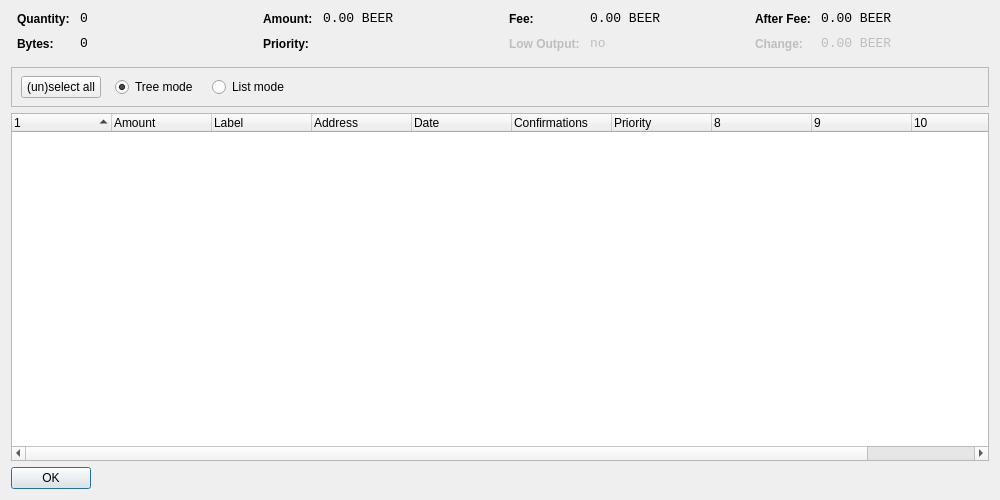
<?xml version="1.0" encoding="UTF-8"?>
<ui version="4.0">
 <class>CoinControlDialog</class>
 <widget class="QDialog" name="CoinControlDialog">
  <property name="geometry">
   <rect>
    <x>0</x>
    <y>0</y>
    <width>1000</width>
    <height>500</height>
   </rect>
  </property>
  <property name="windowTitle">
   <string>Coin Control</string>
  </property>
  <layout class="QVBoxLayout" name="verticalLayout">
   <item>
    <layout class="QHBoxLayout" name="horizontalLayoutTop" stretch="0,0,0,0">
     <property name="topMargin">
      <number>0</number>
     </property>
     <property name="bottomMargin">
      <number>10</number>
     </property>
     <item>
      <layout class="QFormLayout" name="formLayoutCoinControl1">
       <property name="horizontalSpacing">
        <number>10</number>
       </property>
       <property name="verticalSpacing">
        <number>10</number>
       </property>
       <property name="leftMargin">
        <number>6</number>
       </property>
       <property name="rightMargin">
        <number>6</number>
       </property>
       <item row="0" column="0">
        <widget class="QLabel" name="labelCoinControlQuantityText">
         <property name="styleSheet">
          <string notr="true">font-weight:bold;</string>
         </property>
         <property name="text">
          <string>Quantity:</string>
         </property>
        </widget>
       </item>
       <item row="0" column="1">
        <widget class="QLabel" name="labelCoinControlQuantity">
         <property name="font">
          <font>
           <family>Monospace</family>
           <pointsize>10</pointsize>
          </font>
         </property>
         <property name="cursor">
          <cursorShape>IBeamCursor</cursorShape>
         </property>
         <property name="contextMenuPolicy">
          <enum>Qt::ActionsContextMenu</enum>
         </property>
         <property name="text">
          <string notr="true">0</string>
         </property>
         <property name="textInteractionFlags">
          <set>Qt::LinksAccessibleByMouse|Qt::TextSelectableByKeyboard|Qt::TextSelectableByMouse</set>
         </property>
        </widget>
       </item>
       <item row="1" column="0">
        <widget class="QLabel" name="labelCoinControlBytesText">
         <property name="styleSheet">
          <string notr="true">font-weight:bold;</string>
         </property>
         <property name="text">
          <string>Bytes:</string>
         </property>
        </widget>
       </item>
       <item row="1" column="1">
        <widget class="QLabel" name="labelCoinControlBytes">
         <property name="font">
          <font>
           <family>Monospace</family>
           <pointsize>10</pointsize>
          </font>
         </property>
         <property name="cursor">
          <cursorShape>IBeamCursor</cursorShape>
         </property>
         <property name="contextMenuPolicy">
          <enum>Qt::ActionsContextMenu</enum>
         </property>
         <property name="text">
          <string notr="true">0</string>
         </property>
         <property name="textInteractionFlags">
          <set>Qt::LinksAccessibleByMouse|Qt::TextSelectableByKeyboard|Qt::TextSelectableByMouse</set>
         </property>
        </widget>
       </item>
      </layout>
     </item>
     <item>
      <layout class="QFormLayout" name="formLayoutCoinControl2">
       <property name="horizontalSpacing">
        <number>10</number>
       </property>
       <property name="verticalSpacing">
        <number>10</number>
       </property>
       <property name="leftMargin">
        <number>6</number>
       </property>
       <property name="rightMargin">
        <number>6</number>
       </property>
       <item row="0" column="0">
        <widget class="QLabel" name="labelCoinControlAmountText">
         <property name="styleSheet">
          <string notr="true">font-weight:bold;</string>
         </property>
         <property name="text">
          <string>Amount:</string>
         </property>
        </widget>
       </item>
       <item row="0" column="1">
        <widget class="QLabel" name="labelCoinControlAmount">
         <property name="font">
          <font>
           <family>Monospace</family>
           <pointsize>10</pointsize>
          </font>
         </property>
         <property name="cursor">
          <cursorShape>IBeamCursor</cursorShape>
         </property>
         <property name="contextMenuPolicy">
          <enum>Qt::ActionsContextMenu</enum>
         </property>
         <property name="text">
          <string notr="true">0.00 BEER</string>
         </property>
         <property name="textInteractionFlags">
          <set>Qt::LinksAccessibleByMouse|Qt::TextSelectableByKeyboard|Qt::TextSelectableByMouse</set>
         </property>
        </widget>
       </item>
       <item row="1" column="0">
        <widget class="QLabel" name="labelCoinControlPriorityText">
         <property name="styleSheet">
          <string notr="true">font-weight:bold;</string>
         </property>
         <property name="text">
          <string>Priority:</string>
         </property>
        </widget>
       </item>
       <item row="1" column="1">
        <widget class="QLabel" name="labelCoinControlPriority">
         <property name="font">
          <font>
           <family>Monospace</family>
           <pointsize>10</pointsize>
          </font>
         </property>
         <property name="cursor">
          <cursorShape>IBeamCursor</cursorShape>
         </property>
         <property name="contextMenuPolicy">
          <enum>Qt::ActionsContextMenu</enum>
         </property>
         <property name="text">
          <string/>
         </property>
         <property name="textInteractionFlags">
          <set>Qt::LinksAccessibleByMouse|Qt::TextSelectableByKeyboard|Qt::TextSelectableByMouse</set>
         </property>
        </widget>
       </item>
      </layout>
     </item>
     <item>
      <layout class="QFormLayout" name="formLayoutCoinControl3">
       <property name="horizontalSpacing">
        <number>10</number>
       </property>
       <property name="verticalSpacing">
        <number>10</number>
       </property>
       <property name="leftMargin">
        <number>6</number>
       </property>
       <property name="rightMargin">
        <number>6</number>
       </property>
       <item row="0" column="0">
        <widget class="QLabel" name="labelCoinControlFeeText">
         <property name="styleSheet">
          <string notr="true">font-weight:bold;</string>
         </property>
         <property name="text">
          <string>Fee:</string>
         </property>
        </widget>
       </item>
       <item row="0" column="1">
        <widget class="QLabel" name="labelCoinControlFee">
         <property name="font">
          <font>
           <family>Monospace</family>
           <pointsize>10</pointsize>
          </font>
         </property>
         <property name="cursor">
          <cursorShape>IBeamCursor</cursorShape>
         </property>
         <property name="contextMenuPolicy">
          <enum>Qt::ActionsContextMenu</enum>
         </property>
         <property name="text">
          <string notr="true">0.00 BEER</string>
         </property>
         <property name="textInteractionFlags">
          <set>Qt::LinksAccessibleByMouse|Qt::TextSelectableByKeyboard|Qt::TextSelectableByMouse</set>
         </property>
        </widget>
       </item>
       <item row="1" column="0">
        <widget class="QLabel" name="labelCoinControlLowOutputText">
         <property name="enabled">
          <bool>false</bool>
         </property>
         <property name="styleSheet">
          <string notr="true">font-weight:bold;</string>
         </property>
         <property name="text">
          <string>Low Output:</string>
         </property>
        </widget>
       </item>
       <item row="1" column="1">
        <widget class="QLabel" name="labelCoinControlLowOutput">
         <property name="enabled">
          <bool>false</bool>
         </property>
         <property name="font">
          <font>
           <family>Monospace</family>
           <pointsize>10</pointsize>
          </font>
         </property>
         <property name="cursor">
          <cursorShape>IBeamCursor</cursorShape>
         </property>
         <property name="contextMenuPolicy">
          <enum>Qt::ActionsContextMenu</enum>
         </property>
         <property name="text">
          <string notr="true">no</string>
         </property>
         <property name="textInteractionFlags">
          <set>Qt::LinksAccessibleByMouse|Qt::TextSelectableByKeyboard|Qt::TextSelectableByMouse</set>
         </property>
        </widget>
       </item>
      </layout>
     </item>
     <item>
      <layout class="QFormLayout" name="formLayoutCoinControl4">
       <property name="horizontalSpacing">
        <number>10</number>
       </property>
       <property name="verticalSpacing">
        <number>10</number>
       </property>
       <property name="leftMargin">
        <number>6</number>
       </property>
       <property name="rightMargin">
        <number>6</number>
       </property>
       <item row="0" column="0">
        <widget class="QLabel" name="labelCoinControlAfterFeeText">
         <property name="styleSheet">
          <string notr="true">font-weight:bold;</string>
         </property>
         <property name="text">
          <string>After Fee:</string>
         </property>
        </widget>
       </item>
       <item row="0" column="1">
        <widget class="QLabel" name="labelCoinControlAfterFee">
         <property name="font">
          <font>
           <family>Monospace</family>
           <pointsize>10</pointsize>
          </font>
         </property>
         <property name="cursor">
          <cursorShape>IBeamCursor</cursorShape>
         </property>
         <property name="contextMenuPolicy">
          <enum>Qt::ActionsContextMenu</enum>
         </property>
         <property name="text">
          <string notr="true">0.00 BEER</string>
         </property>
         <property name="textInteractionFlags">
          <set>Qt::LinksAccessibleByMouse|Qt::TextSelectableByKeyboard|Qt::TextSelectableByMouse</set>
         </property>
        </widget>
       </item>
       <item row="1" column="0">
        <widget class="QLabel" name="labelCoinControlChangeText">
         <property name="enabled">
          <bool>false</bool>
         </property>
         <property name="styleSheet">
          <string notr="true">font-weight:bold;</string>
         </property>
         <property name="text">
          <string>Change:</string>
         </property>
        </widget>
       </item>
       <item row="1" column="1">
        <widget class="QLabel" name="labelCoinControlChange">
         <property name="enabled">
          <bool>false</bool>
         </property>
         <property name="font">
          <font>
           <family>Monospace</family>
           <pointsize>10</pointsize>
          </font>
         </property>
         <property name="cursor">
          <cursorShape>IBeamCursor</cursorShape>
         </property>
         <property name="contextMenuPolicy">
          <enum>Qt::ActionsContextMenu</enum>
         </property>
         <property name="text">
          <string notr="true">0.00 BEER</string>
         </property>
         <property name="textInteractionFlags">
          <set>Qt::LinksAccessibleByMouse|Qt::TextSelectableByKeyboard|Qt::TextSelectableByMouse</set>
         </property>
        </widget>
       </item>
      </layout>
     </item>
    </layout>
   </item>
   <item>
    <widget class="QFrame" name="frame">
     <property name="minimumSize">
      <size>
       <width>0</width>
       <height>40</height>
      </size>
     </property>
     <property name="frameShape">
      <enum>QFrame::StyledPanel</enum>
     </property>
     <property name="frameShadow">
      <enum>QFrame::Sunken</enum>
     </property>
     <widget class="QWidget" name="horizontalLayoutWidget">
      <property name="geometry">
       <rect>
        <x>10</x>
        <y>0</y>
        <width>781</width>
        <height>41</height>
       </rect>
      </property>
      <layout class="QHBoxLayout" name="horizontalLayoutPanel" stretch="0,0,0,0,0">
       <property name="spacing">
        <number>14</number>
       </property>
       <item>
        <widget class="QPushButton" name="pushButtonSelectAll">
         <property name="sizePolicy">
          <sizepolicy hsizetype="Maximum" vsizetype="Fixed">
           <horstretch>0</horstretch>
           <verstretch>0</verstretch>
          </sizepolicy>
         </property>
         <property name="text">
          <string>(un)select all</string>
         </property>
        </widget>
       </item>
       <item>
        <widget class="QRadioButton" name="radioTreeMode">
         <property name="sizePolicy">
          <sizepolicy hsizetype="Maximum" vsizetype="Fixed">
           <horstretch>0</horstretch>
           <verstretch>0</verstretch>
          </sizepolicy>
         </property>
         <property name="text">
          <string>Tree mode</string>
         </property>
         <property name="checked">
          <bool>true</bool>
         </property>
        </widget>
       </item>
       <item>
        <widget class="QRadioButton" name="radioListMode">
         <property name="sizePolicy">
          <sizepolicy hsizetype="Maximum" vsizetype="Fixed">
           <horstretch>0</horstretch>
           <verstretch>0</verstretch>
          </sizepolicy>
         </property>
         <property name="text">
          <string>List mode</string>
         </property>
        </widget>
       </item>
       <item>
        <spacer name="horizontalSpacer">
         <property name="orientation">
          <enum>Qt::Horizontal</enum>
         </property>
         <property name="sizeHint" stdset="0">
          <size>
           <width>40</width>
           <height>20</height>
          </size>
         </property>
        </spacer>
       </item>
      </layout>
     </widget>
    </widget>
   </item>
   <item>
    <widget class="CoinControlTreeWidget" name="treeWidget">
     <property name="contextMenuPolicy">
      <enum>Qt::CustomContextMenu</enum>
     </property>
     <property name="sortingEnabled">
      <bool>false</bool>
     </property>
     <property name="columnCount">
      <number>11</number>
     </property>
     <attribute name="headerShowSortIndicator" stdset="0">
      <bool>true</bool>
     </attribute>
     <attribute name="headerStretchLastSection">
      <bool>false</bool>
     </attribute>
     <column>
      <property name="text">
       <string/>
      </property>
     </column>
     <column>
      <property name="text">
       <string>Amount</string>
      </property>
     </column>
     <column>
      <property name="text">
       <string>Label</string>
      </property>
     </column>
     <column>
      <property name="text">
       <string>Address</string>
      </property>
     </column>
     <column>
      <property name="text">
       <string>Date</string>
      </property>
     </column>
     <column>
      <property name="text">
       <string>Confirmations</string>
      </property>
      <property name="toolTip">
       <string>Confirmed</string>
      </property>
     </column>
     <column>
      <property name="text">
       <string>Priority</string>
      </property>
     </column>
     <column>
      <property name="text">
       <string/>
      </property>
     </column>
     <column>
      <property name="text">
       <string/>
      </property>
     </column>
     <column>
      <property name="text">
       <string/>
      </property>
     </column>
     <column>
      <property name="text">
       <string/>
      </property>
     </column>
    </widget>
   </item>
   <item>
    <widget class="QDialogButtonBox" name="buttonBox">
     <property name="sizePolicy">
      <sizepolicy hsizetype="Maximum" vsizetype="Fixed">
       <horstretch>0</horstretch>
       <verstretch>0</verstretch>
      </sizepolicy>
     </property>
     <property name="orientation">
      <enum>Qt::Horizontal</enum>
     </property>
     <property name="standardButtons">
      <set>QDialogButtonBox::Ok</set>
     </property>
    </widget>
   </item>
  </layout>
 </widget>
 <customwidgets>
  <customwidget>
   <class>CoinControlTreeWidget</class>
   <extends>QTreeWidget</extends>
   <header>coincontroltreewidget.h</header>
  </customwidget>
 </customwidgets>
 <resources/>
 <connections/>
</ui>
